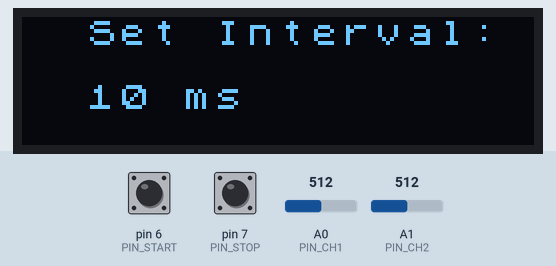
A sketch run on a simulated Arduino Uno, built with avr-gcc and run on an emulated ATmega328P. Parts: 128×32 one-colour display. Inputs (shaded band) come from the test bench; at power-on: pin 6 (PIN_START) HIGH, pin 7 (PIN_STOP) HIGH, A0 (PIN_CH1) = 512, A1 (PIN_CH2) = 512. The local clock reads 2024-03-15 10:24:30 at power-on unless the sketch sets it; storage starts empty.

Above: at 1.3 s.
1.4 s: pin 6 (PIN_START) pulled LOW for 1 s
At 2.89 s:
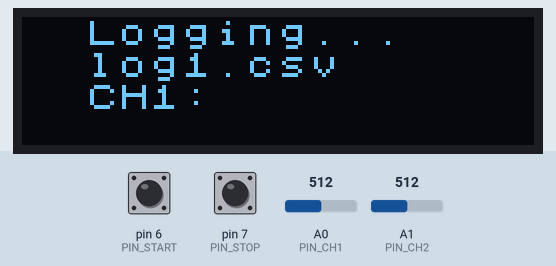
4.8 s: pin 7 (PIN_STOP) pulled LOW for 0.15 s
At 6.8 s:
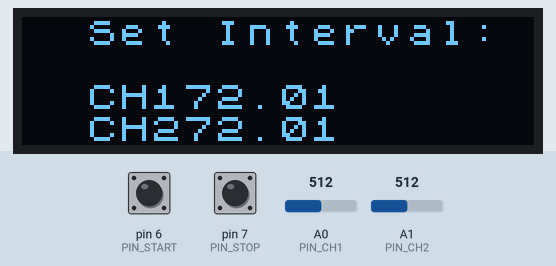
7.6 s: pin 6 (PIN_START) pulled LOW for 0.15 s
At 8.2 s:
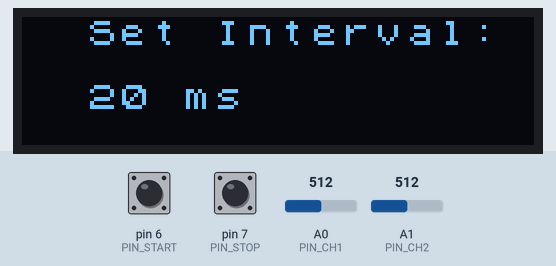
Timing chart, 0 to 10.6 s (numbered marks = the images above; inputs shaded):
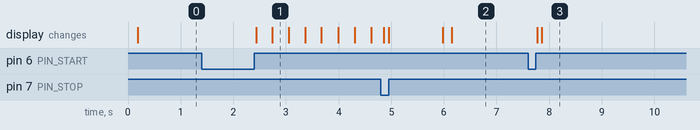

Measured:
- after the input at 1.4 s, the display: first changes after 1.0 s (image 1 shows a later state)
- after the input at 4.8 s, the display: first changes after 0.06 s (image 2 shows a later state)
- after the input at 7.6 s, the display: first changes after 0.18 s (image 3 shows a later state)

The sketch:

Data_logger.ino
```cpp
/*
150VDC ----[ 1MΩ ]----+----[ 33/40kΩ ]---- GND
                      |
                    A0 (Arduino Analog Pin)
                      |
                5.1V Zener to GND (protection)

*/
#include <Wire.h>
#include <SPI.h>
#include <SD.h>
#include <RTClib.h>
#include <U8x8lib.h>

// -------- OLED --------
U8X8_SSD1306_128X32_UNIVISION_HW_I2C display(U8X8_PIN_NONE); // SDA=A4, SCL=A5

RTC_DS3231 rtc;

// Voltage divider for 150V range
const float R1 = 1000000.0f;
//const float R2 = 33000.0f;
const float R2 = 36000.0f;

// Pins
const uint8_t PIN_CH1   = A0;
const uint8_t PIN_CH2   = A1;
const uint8_t PIN_SD_CS = 10;
const uint8_t PIN_START = 6;
const uint8_t PIN_STOP  = 7;

// Logging
unsigned long LOG_INTERVAL_MS = 10;
unsigned long lastLog = 0;
bool logging = false;

// Interval options
const uint16_t intervals[] = {1, 10, 20, 30, 40, 50, 100, 500, 1000};
uint8_t intervalIndex = 1;  // default 10 ms

// Debounce
bool lastStartState = HIGH;
bool lastStopState  = HIGH;
unsigned long pressStartTime = 0;
const unsigned long HOLD_TIME_MS = 1000; // hold 1s to start logging

// File
File logFile;
char currentFile[16];

// Buffers
static char tsBuf[20];
static char lineBuf[64];
static char vbuf1[12], vbuf2[12];

void twoDigits(char *dst, uint8_t v) {
  dst[0] = '0' + (v / 10);
  dst[1] = '0' + (v % 10);
}

void formatTimestamp(DateTime& now, char *out) {
  int y = now.year();
  out[0] = '0' + (y / 1000) % 10;
  out[1] = '0' + (y / 100)  % 10;
  out[2] = '0' + (y / 10)   % 10;
  out[3] = '0' + (y % 10);
  out[4] = '-';
  twoDigits(out + 5, now.month());
  out[7] = '-';
  twoDigits(out + 8, now.day());
  out[10] = ',';
  twoDigits(out + 11, now.hour());
  out[13] = ':';
  twoDigits(out + 14, now.minute());
  out[16] = ':';
  twoDigits(out + 17, now.second());
  out[19] = '\0';
}

bool openNewFile() {
  for (uint16_t i = 1; i < 10000; i++) {
    snprintf(currentFile, sizeof(currentFile), "log%u.csv", i);
    if (!SD.exists(currentFile)) {
      logFile = SD.open(currentFile, FILE_WRITE);
      if (!logFile) return false;
      logFile.println(F("Date,Time,Channel1 Voltages(V),Channel2 Voltage(V)"));
      logFile.flush();
      return true;
    }
  }
  return false;
}

void startLogging() {
  if (!openNewFile()) {
    display.clear();
    display.drawString(0, 0, "  SD open fail");
    return;
  }
  logging = true;
  display.clear();
  display.drawString(0, 0, "  Logging...");
  display.drawString(2, 1, currentFile);
}

void stopLogging() {
  if (!logging) return;
  logFile.flush();
  logFile.close();
  logging = false;

  display.clear();
  display.drawString(0, 0, "  Logging: OFF");
  display.drawString(2, 1, currentFile);
  delay(1000);
}

void showIntervalMenu() {
  display.clear();
  display.drawString(0, 0, "  Set Interval:");
  char buf[12];
  snprintf(buf, sizeof(buf), "%u ms", intervals[intervalIndex]);
  display.drawString(2, 2, buf);
}

void setup() {
  pinMode(PIN_CH1,   INPUT);
  pinMode(PIN_CH2,   INPUT);
  pinMode(PIN_START, INPUT_PULLUP);
  pinMode(PIN_STOP,  INPUT_PULLUP);

  Wire.begin();
  Wire.setClock(400000);

  display.begin();
  display.setPowerSave(0);
  display.clear();
  display.setFont(u8x8_font_chroma48medium8_r);

  if (!rtc.begin()) {
    display.drawString(0, 0, "  RTC fail");
    while (1) {}
  }
  if (rtc.lostPower()) {
    rtc.adjust(DateTime(F(__DATE__), F(__TIME__)));
  }

  if (!SD.begin(PIN_SD_CS)) {
    display.clear();
    display.drawString(0, 0, "  SD fail");
    while (1) {}
  }

  showIntervalMenu();
}

void loop() {
  // --- Menu Mode ---
  if (!logging) {
    bool startState = digitalRead(PIN_START);
    bool stopState = digitalRead(PIN_STOP);

    // Increment interval on START press (one-shot)
    if (lastStartState == HIGH && startState == LOW) {
      pressStartTime = millis();  // start timing hold
    }
    if (lastStartState == LOW && startState == HIGH) {
      unsigned long pressDuration = millis() - pressStartTime;
      if (pressDuration < HOLD_TIME_MS) {
        intervalIndex = (intervalIndex + 1) % (sizeof(intervals)/sizeof(intervals[0]));
        showIntervalMenu();
      }
    }

    // Hold START to start logging
    if (lastStartState == LOW && startState == LOW && (millis() - pressStartTime > HOLD_TIME_MS)) {
      LOG_INTERVAL_MS = intervals[intervalIndex];
      startLogging();
    }

    lastStartState = startState;
    lastStopState = stopState;
    return;
  }

  // --- Logging Mode ---
  bool stopState = digitalRead(PIN_STOP);
  if (lastStopState == HIGH && stopState == LOW) {
    stopLogging();
    showIntervalMenu();
  }
  lastStopState = stopState;

  unsigned long nowMs = millis();
  if (nowMs - lastLog < LOG_INTERVAL_MS) return;
  lastLog = nowMs;

  int raw1 = analogRead(PIN_CH1);
  int raw2 = analogRead(PIN_CH2);

  float v1 = (raw1 * (5.0f / 1023.0f)) * ((R1 + R2) / R2);
  float v2 = (raw2 * (5.0f / 1023.0f)) * ((R1 + R2) / R2);

  DateTime now = rtc.now();
  formatTimestamp(now, tsBuf);

  dtostrf(v1, 0, 2, vbuf1);
  dtostrf(v2, 0, 2, vbuf2);

  snprintf(lineBuf, sizeof(lineBuf), "%s,%s,%s", tsBuf, vbuf1, vbuf2);
  logFile.println(lineBuf);

  display.clearLine(2);
  display.clearLine(3);
  display.drawString(0, 2, "  CH1:");
  display.drawString(5, 2, vbuf1);
  display.drawString(0, 3, "  CH2:");
  display.drawString(5, 3, vbuf2);
}
```
